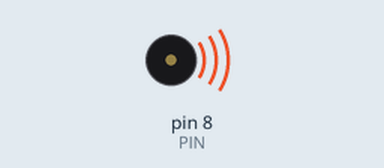
Recording of a sketch running on a simulated Arduino Uno, built with avr-gcc and run on an emulated ATmega328P. Shown: buzzer (waves = sounding).

Above: at 0.5 s.
At 10.73 s:
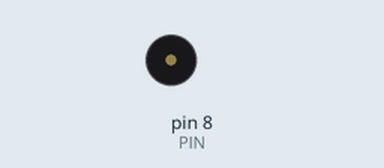
Timing chart, 0 to 13.1 s (numbered marks = the images above):
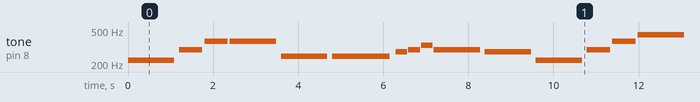

The sketch:

melody_player.ino
```cpp
// define pin number
const int PIN = 8;

// define note frequencies
// reference: https://mixbutton.com/music-tools/frequency-and-pitch/music-note-to-frequency-chart
// note: frequencies are slightly rounded, sorry if you have perfect pitch

#define C3  131
#define D3  147
#define E3  165
#define F3  175
#define G3  196
#define A3  220
#define B3  247

#define C4  262
#define D4  294
#define E4  330
#define F4  349
#define G4  392
#define A4  440
#define B4  494

#define C5  523
#define D5  587
#define E5  659
#define F5  698
#define G5  784
#define A5  880
#define B5  988

// sharps/flats
#define CS3 139  // C#3 / Db3
#define DS3 156  // D#3 / Eb3
#define FS3 185  // F#3 / Gb3
#define GS3 208  // G#3 / Ab3
#define AS3 233  // A#3 / Bb3

#define CS4 277
#define DS4 311
#define FS4 370
#define GS4 415
#define AS4 466

#define CS5 554
#define DS5 622
#define FS5 740
#define GS5 831
#define AS5 932

// define note durations

#define BPM 110 // Change this

#define Q (60000 / BPM) // quarter note
#define H (Q * 2)       // half note
#define W (Q * 4)       // whole note
#define E (Q / 2)       // eighth note
#define S (Q / 4)       // sixteenth note

// default: Fire Emblem Main Theme
int melody[] = {
  A3, D4, FS4, FS4, B3, B3, CS4, D4, E4, D4, CS4, A3, D4, FS4, A4, G4, FS4, B3, CS4, D4, E4, E4 // change this
  };

// note durations can be added together for legato
// corresponds with the same index note in melody[]
int durations[] = {
  H, Q, Q, H, H, H+E, E, E, E, H, H, H, Q, Q, H, Q, Q, H+E, E, E, E, W // change this
};

int notes = sizeof(melody) / sizeof(melody[0]); // get the number of notes for loop

void setup() {
}

void loop() {
  for (int i = 0; i < notes; i++) {
    tone(PIN, melody[i], durations[i]);
    delay(durations[i] * 1.1);
  }
  noTone(PIN);
  delay(1000);
  }
```

Measured:
- by itself, tone on pin 8 (PIN): plays 220 Hz for 1.1 s, 294 Hz for 0.55 s, 370 Hz for 0.55 s, 370 Hz for 1.1 s, 247 Hz for 1.1 s, 247 Hz for 1.4 s … (143 notes in this stretch)
